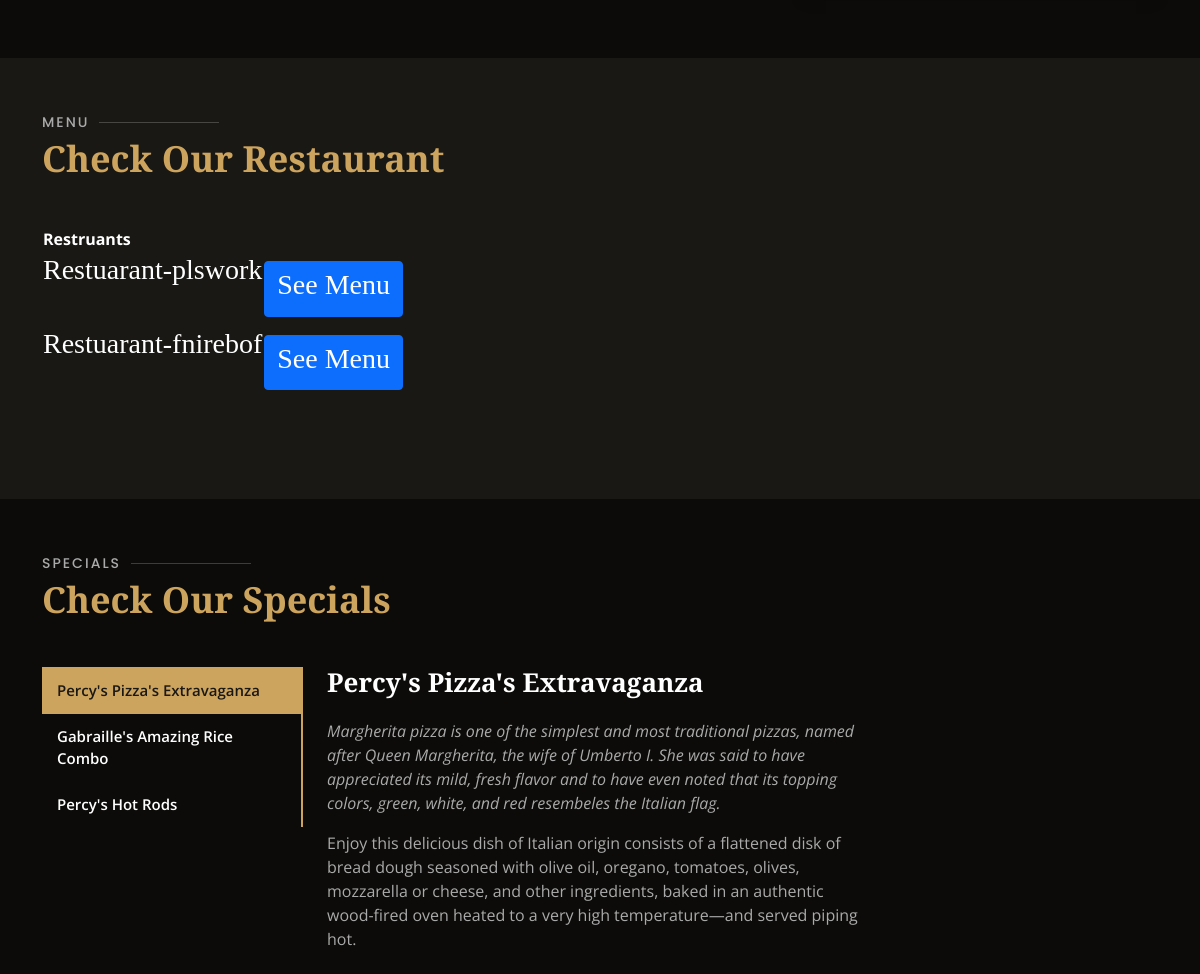
Before: / (middle part) with the older database file.
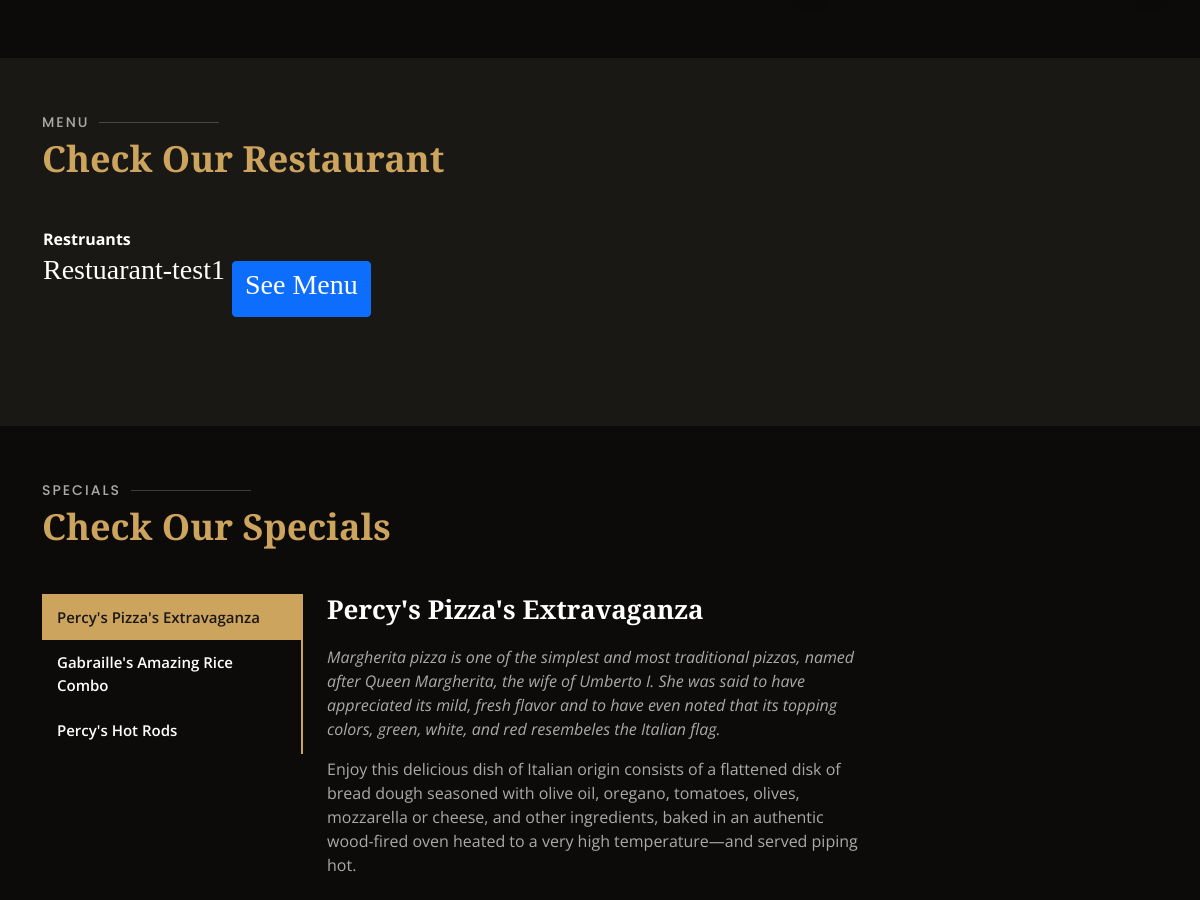
After: the same page with the newer database file.
### app/models.py (models this page shows)
class Restadmin(db.Model):
    rid = db.Column(db.Integer, primary_key=True, autoincrement=True)
    rname = db.Column(db.String(250), nullable=False)
    rmail = db.Column(db.String(250), unique=True, nullable=False)
    rmobile = db.Column(db.Integer,unique=True, nullable=False)
    raddress = db.Column(db.String(250), nullable=False)
    rpassword = db.Column(db.String, nullable=False)

### app/views.py (the view)
@app.route('/index')
@app.route("/")
def landingPage():
    return render_template('landingPage.html', restadmin=Restadmin.query.all())

### app/views.py (called while the page is built)
@app.before_request
def make_session_permanent():
    session.permanent = True
    app.permanent_session_lifetime = timedelta(minutes=1)

### app/templates/landingPage.html (shortened to what this page needs)
<!DOCTYPE html>
<html lang="en">
<head>
  <link href="../static/assets/vendor/animate.css/animate.min.css" rel="stylesheet">
  <link href="../static/assets/vendor/aos/aos.css" rel="stylesheet">
  <link href="../static/assets/vendor/bootstrap/css/bootstrap.min.css" rel="stylesheet">
  <link href="../static/assets/vendor/bootstrap-icons/bootstrap-icons.css" rel="stylesheet">
  <link href="../static/assets/vendor/boxicons/css/boxicons.min.css" rel="stylesheet">
  <link href="../static/assets/vendor/glightbox/css/glightbox.min.css" rel="stylesheet">
  <link href="../static/assets/vendor/swiper/swiper-bundle.min.css" rel="stylesheet">
  <link href="../static/default1.css" rel="stylesheet">
  <link rel="stylesheet" type="text/css"  href="../static/assets/vendor/bootstrap/css/bootstrap.css">
  <link href="../static/landingPage.css" rel="stylesheet">
</head>
<body>
  <main id="main">
    <section id="why-us" class="why-us">
    </section>
   <section id="menu" class="menu section-bg">
    <div class="container" data-aos="fade-up">
      <div class="section-title">
        <h2>Menu</h2>
        <p>Check Our Restaurant</p>
      </div>
      <div id="portfolio">
        <div class="section-title ">
           <table >
            <tr>
             <td> <b> Restruants </b>  </td>
             <td> <b> </b>  </td>
            </tr>
   <tr>{% for i in restadmin %}
        <div class="row">
                <div class="hover-bg">
                  <div class="hover-text">
                   <td>
                        <h3>Restuarant-{{ i.rname }}</h3>
                      </td><td>
                      <button class="btn btn-primary text-center"  onclick="plslogin()"> <h3>See Menu</h3></button>
                     </td>
                    </tr>
            </div>
         {% endfor %}
     </div>
    </div>
  </section>
    <section id="specials" class="specials">
      <div class="container" data-aos="fade-up">
        <div class="section-title">
          <h2>Specials</h2>
          <p>Check Our Specials</p>
        </div>
        <div class="row" data-aos="fade-up" data-aos-delay="100">
          <div class="col-lg-3">
            <ul class="nav nav-tabs flex-column">
              <li class="nav-item">
                <a class="nav-link active show" data-bs-toggle="tab" href="#tab-1">Percy's Pizza's Extravaganza</a>
              </li>
              <li class="nav-item">
                <a class="nav-link" data-bs-toggle="tab" href="#tab-2">Gabraille's Amazing Rice Combo</a>
              </li>
              <li class="nav-item">
                <a class="nav-link" data-bs-toggle="tab" href="#tab-3">Percy's Hot Rods</a>
              </li>
            </ul>
          </div>
          <div class="col-lg-9 mt-4 mt-lg-0">
            <div class="tab-content">
              <div class="tab-pane active show" id="tab-1">
                <div class="row">
                  <div class="col-lg-8 details order-2 order-lg-1">
                    <h3>Percy's Pizza's Extravaganza</h3>
                    <p class="fst-italic">Margherita pizza is one of the simplest and most traditional pizzas, named after Queen Margherita, the wife of Umberto I. She was said to have appreciated its mild, fresh flavor and to have even noted that its topping colors, green, white, and red resembeles the Italian flag.</p>
                    <p>Enjoy this delicious dish of Italian origin consists of a flattened disk of bread dough seasoned with olive oil, oregano, tomatoes, olives, mozzarella or cheese, and other ingredients, baked in an authentic wood-fired oven heated to a very high temperature—and served piping hot.</p></p>
                  </div>
                  <div class="col-lg-4 text-center order-1 order-lg-2">
                  </div>
                </div>
              </div>
          </div>
        </div>
      </div>
    </section>
  </main>
</body>
</html>

### app/static/landingPage.css (style rules this page uses)
body { font-family: "Open Sans", sans-serif; background: #0c0b09; color: #fff; }
a { color: #cda45e; text-decoration: none; }
h1, h2, h3, h4, h5, h6 { font-family: "Playfair Display", serif; }
::placeholder { color:white; }
section { padding: 60px 0; overflow: hidden; }
.section-bg { background-color: #1a1814; }
.section-title { padding-bottom: 40px; }
.section-title h2 { font-size: 14px; font-weight: 500; padding: 0; line-height: 1px; margin: 0 0 5px 0; letter-spacing: 2px; text-transform: uppercase; color: #aaaaaa; font-family: "Poppins", sans-serif; }
.section-title h2::after { content: ""; width: 120px; height: 1px; display: inline-block; background: rgba(255, 255, 255, 0.2); margin: 4px 10px; }
.section-title p { margin: 0; margin: 0; font-size: 36px; font-weight: 700; font-family: "Playfair Display", serif; color: #cda45e; }
.specials { overflow: hidden; }
.specials .nav-tabs { border: 0; }
.specials .nav-link { border: 0; padding: 12px 15px; transition: 0.3s; color: #fff; border-radius: 0; border-right: 2px solid #cda45e; font-weight: 600; font-size: 15px; }
.specials .nav-link.active { color: #1a1814; background: #cda45e; border-color: #cda45e; }
.specials .tab-pane.active { -webkit-animation: fadeIn 0.5s ease-out; animation: fadeIn 0.5s ease-out; }
.specials .details h3 { font-size: 26px; font-weight: 600; margin-bottom: 20px; color: #fff; }
.specials .details p { color: #aaaaaa; }

### app/templates/landingPage.html (style rules this page uses)
body { overflow-x:hidden; }

Changed rows visible on the page:
removed Restadmin: rname "plswork"
changed Restadmin: rname "fnirebof" → "test1"
